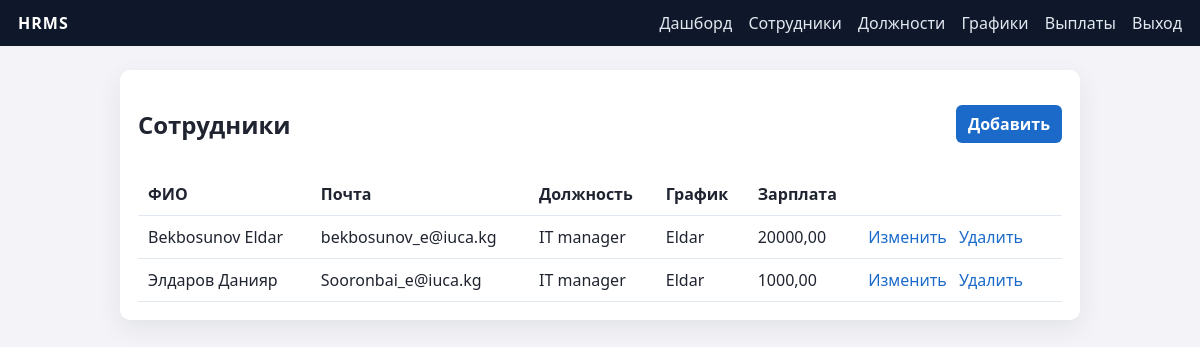
Screenshot of /employees/ (signed in) with the database file from the repository.
### staff/models.py (models this page shows, shortened)
class Employee(models.Model):
    first_name = models.CharField("Имя", max_length=80)
    last_name = models.CharField("Фамилия", max_length=80)
    email = models.EmailField("Email", unique=True)
    phone = models.CharField("Телефон", max_length=20, blank=True)
    position = models.ForeignKey(
        Position, verbose_name="Должность", on_delete=models.PROTECT, related_name="employees"
    )
    schedule = models.ForeignKey(
        WorkSchedule, verbose_name="График", on_delete=models.PROTECT, related_name="employees"
    )
    salary = models.DecimalField("Зарплата", max_digits=10, decimal_places=2)
    hire_date = models.DateField("Дата приема")
    is_active = models.BooleanField("Активен", default=True)
    class Meta:
        verbose_name = "сотрудник"
        verbose_name_plural = "сотрудники"
        ordering = ["last_name", "first_name"]
    def __str__(self) -> str:
        return f"{self.last_name} {self.first_name}"

class Position(models.Model):
    name = models.CharField("Название", max_length=100, unique=True)
    description = models.TextField("Описание", blank=True)
    base_salary = models.DecimalField("Базовая зарплата", max_digits=10, decimal_places=2, default=0)
    class Meta:
        verbose_name = "должность"
        verbose_name_plural = "должности"

class WorkSchedule(models.Model):
    name = models.CharField("Название", max_length=100)
    start_time = models.TimeField("Начало")
    end_time = models.TimeField("Окончание")
    days = models.CharField("Дни", max_length=120, help_text="Например: Пн-Пт")
    class Meta:
        verbose_name = "график"
        verbose_name_plural = "графики"

### staff/views.py (the view)
# urls.py: path("employees/", views.EmployeeList.as_view(), name="employees"),
class EmployeeList(LoginRequiredMixin, ListView):
    model = Employee
    template_name = "staff/employee_list.html"

### templates/staff/employee_list.html
{% extends "base.html" %}
{% block content %}
<div class="card">
    <div class="card-header">
        <h2>Сотрудники</h2>
        <a class="button" href="{% url 'employee_add' %}">Добавить</a>
    </div>
    {% if object_list %}
    <table>
        <thead>
            <tr><th>ФИО</th><th>Почта</th><th>Должность</th><th>График</th><th>Зарплата</th><th></th></tr>
        </thead>
        <tbody>
            {% for employee in object_list %}
            <tr>
                <td>{{ employee }}</td>
                <td>{{ employee.email }}</td>
                <td>{{ employee.position.name }}</td>
                <td>{{ employee.schedule.name }}</td>
                <td>{{ employee.salary }}</td>
                <td class="actions">
                    <a href="{% url 'employee_edit' employee.pk %}">Изменить</a>
                    <a href="{% url 'employee_delete' employee.pk %}">Удалить</a>
                </td>
            </tr>
            {% endfor %}
        </tbody>
    </table>
    {% else %}
    <p>Записей пока нет.</p>
    {% endif %}
</div>
{% endblock %}

### static/css/styles.css (style rules this page uses)
body { font-family: "Segoe UI", sans-serif; margin: 0; background: #f4f4f8; color: #1f2430; }
a { color: #1b6ac9; text-decoration: none; }
.card { background: #fff; border-radius: 10px; padding: 18px; margin-bottom: 18px; box-shadow: 0 8px 24px rgba(15, 23, 42, 0.08); }
.card-header { display: flex; justify-content: space-between; align-items: center; margin-bottom: 12px; }
table { width: 100%; border-collapse: collapse; }
table th, table td { padding: 10px; border-bottom: 1px solid #e2e8f0; text-align: left; }
.actions a { margin-right: 8px; }
form button, .button { padding: 8px 12px; border-radius: 6px; border: none; background: #1b6ac9; color: #fff; cursor: pointer; font-weight: 600; }

### rows the page displays
Employee: last_name+first_name "Bekbosunov Eldar", email "bekbosunov_e@iuca.kg", position.name "IT manager", schedule.name "Eldar", salary "20000,00"
Employee: last_name+first_name "Элдаров Данияр", email "Sooronbai_e@iuca.kg", position.name "IT manager", schedule.name "Eldar", salary "1000,00"
